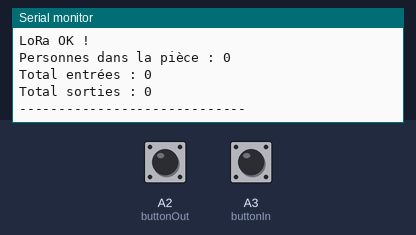
Simulated run of this sketch. Board: Arduino Uno, built with avr-gcc and run on an emulated ATmega328P. Shown: the last lines printed to the serial monitor. Inputs (shaded band) come from the test bench; at power-on: A2 (buttonOut) HIGH, A3 (buttonIn) HIGH. No radio packets arrive unless stated.

Above: at 1.2 s.
1.3 s: A2 (buttonOut) pulled LOW for 0.15 s
At 2.1 s:
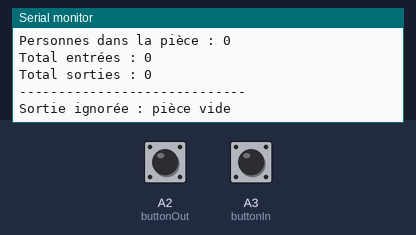
2.9 s: A3 (buttonIn) pulled LOW for 0.15 s
At 4.2 s:
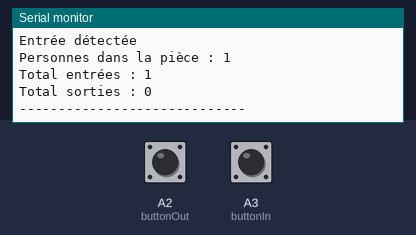
4.5 s: A2 (buttonOut) pulled LOW for 1 s
At 5.1 s:
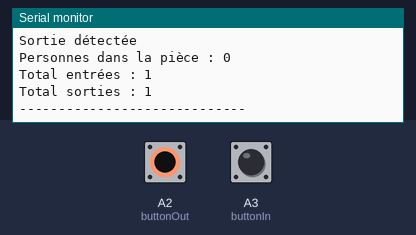
7.0 s: A3 (buttonIn) pulled LOW for 1 s
At 8.2 s:
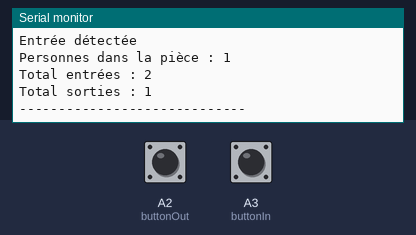
Timing chart, 0 to 10.0 s (numbered marks = the images above; inputs shaded):
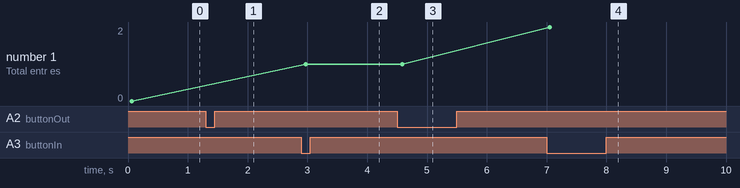

The sketch:

code.ino
```cpp
#include <SPI.h>
#include <LoRa.h>

// Déclaration des pins des boutons
const int buttonIn = A3;   // Gauche - Entrée
const int buttonOut = A2;  // Droit - Sortie

// Compteurs
int peopleCount = 0;
int totalIn = 0;
int totalOut = 0;

bool lastIn = HIGH;
bool lastOut = HIGH;

void setup() {
  Serial.begin(9600);

  pinMode(buttonIn, INPUT_PULLUP);
  pinMode(buttonOut, INPUT_PULLUP);

  // Initialisation LoRa
  if (!LoRa.begin(868E6)) {
    Serial.println("Erreur d'initialisation LoRa !");
    while (true);
  }

  Serial.println("LoRa OK !");
  afficherInfos();
}

void loop() {
  bool currentIn = digitalRead(buttonIn);
  bool currentOut = digitalRead(buttonOut);

  // Entrée détectée
  if (lastIn == HIGH && currentIn == LOW) {
    peopleCount++;
    totalIn++;
    Serial.println("Entrée détectée");
    afficherInfos();
    sendLoRa();
  }

  // Sortie détectée
  if (lastOut == HIGH && currentOut == LOW) {
    if (peopleCount > 0) {
      peopleCount--;
      totalOut++;
      Serial.println("Sortie détectée");
      afficherInfos();
      sendLoRa();
    } else {
      Serial.println("Sortie ignorée : pièce vide");
    }
  }

  lastIn = currentIn;
  lastOut = currentOut;

  delay(50);
}

void afficherInfos() {
  Serial.print("Personnes dans la pièce : ");
  Serial.println(peopleCount);

  Serial.print("Total entrées : ");
  Serial.println(totalIn);

  Serial.print("Total sorties : ");
  Serial.println(totalOut);

  Serial.println("-----------------------------");
}

void sendLoRa() {
  LoRa.beginPacket();
  LoRa.print("In: ");
  LoRa.print(totalIn);
  LoRa.print(" | Out: ");
  LoRa.print(totalOut);
  LoRa.print(" | Dans la pièce: ");
  LoRa.print(peopleCount);
  LoRa.endPacket();
}
```

Measured:
- after the input at 1.3 s, the serial monitor: prints a new line at once (image 1)
- after the input at 2.9 s, the serial monitor: prints a new line at once (image 2)
- after the input at 4.5 s, the serial monitor: prints a new line at once (image 3)
- after the input at 7.0 s, the serial monitor: prints a new line at once (image 4)
- plotted number 1: 0 → 1 after the input at 2.9 s, 1 → 2 after the input at 7.0 s
